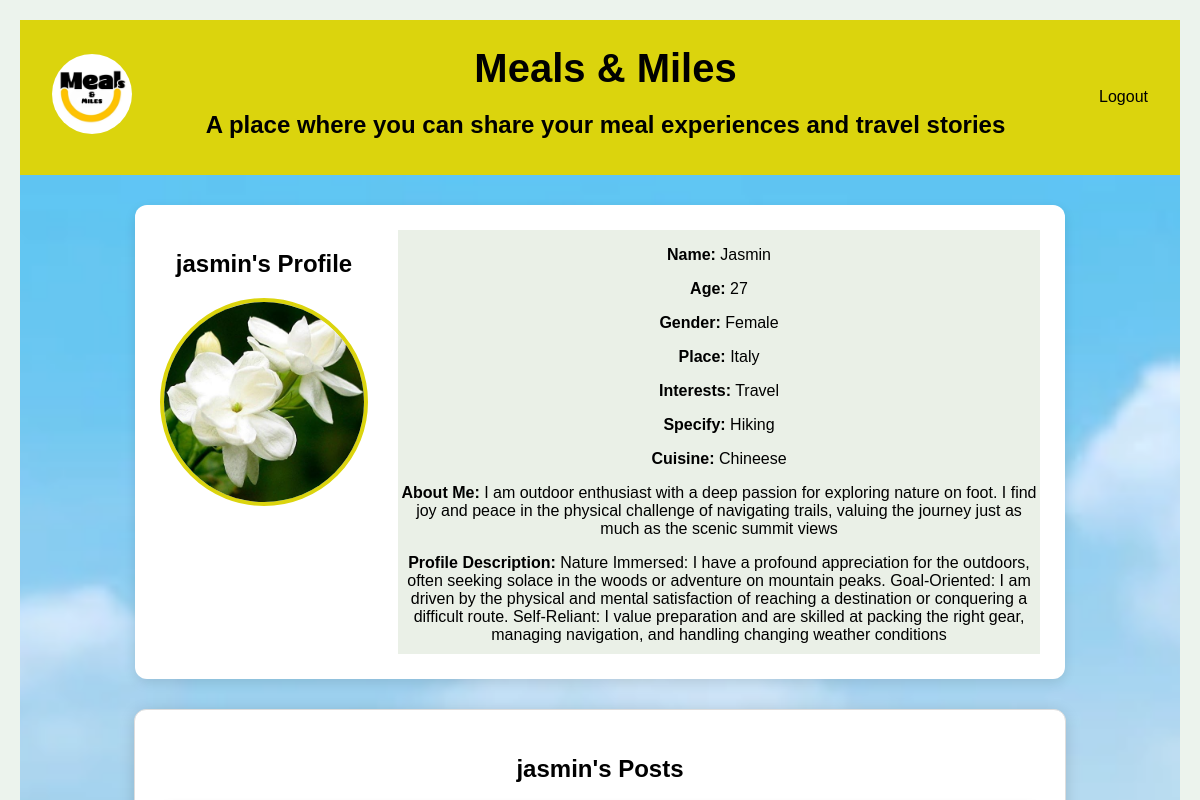
Before: /profile/1 (upper part) with the older database file.
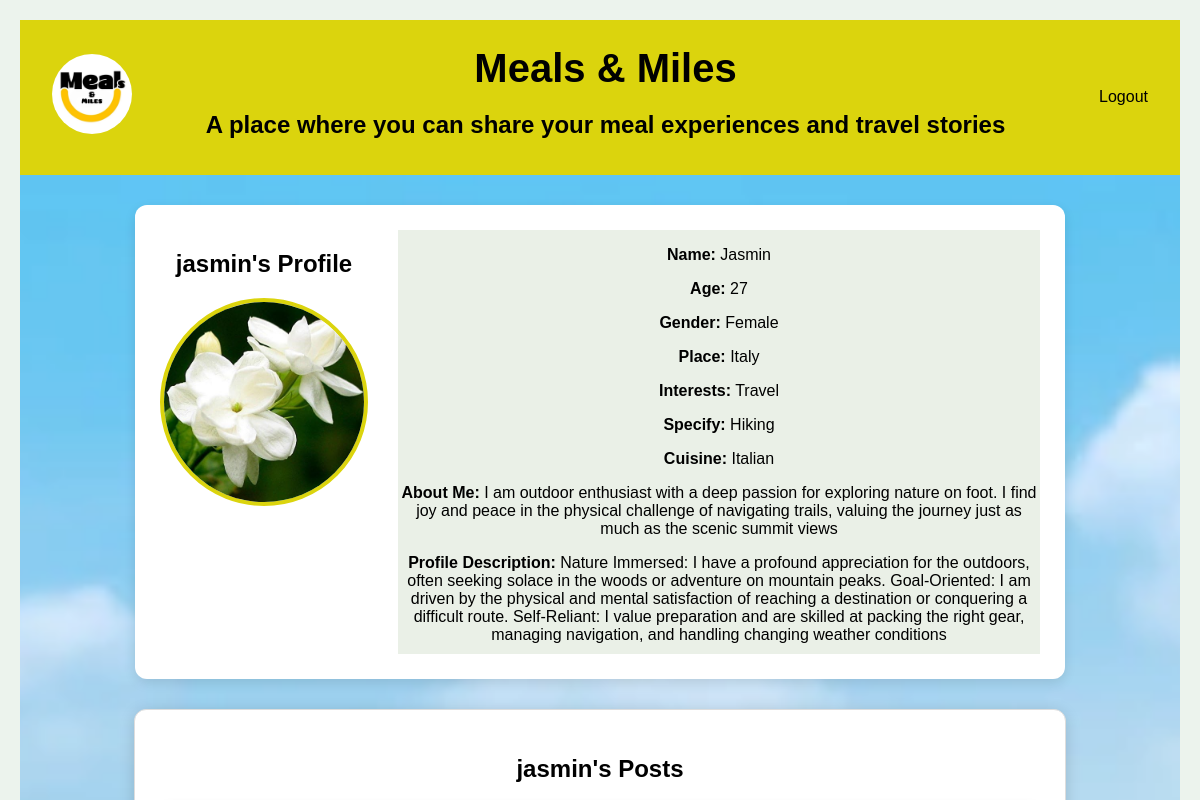
After: the same page with the newer database file.
### Database/models.py (models this page shows)
class User(db.Model, UserMixin):
    id = db.Column(db.Integer, primary_key=True)
    posts = db.relationship('Post', backref='author', lazy=True , cascade="all, delete-orphan")
    comments = db.relationship('Comment', backref='user', lazy=True, cascade="all, delete-orphan")
    likes = db.relationship('Like', backref='user', lazy=True, cascade="all, delete-orphan")
    username = db.Column( db.String(150),unique=True, nullable=False)
    email = db.Column(db.String(150), unique=True, nullable=False)
    password = db.Column( db.String(255), nullable=False )
    profile_pic = db.Column(db.String(255),
        default='images/Default-Profile-Picture.png')
    name = db.Column(db.String(100))
    age = db.Column(db.Integer)
    gender = db.Column(db.String(20))
    place = db.Column(db.String(100))
    interests = db.Column(db.String(300))
    specify = db.Column(db.String(300))
    cuisine = db.Column(db.String(100))
    favourite_place = db.Column(db.String(150))
    about_me = db.Column(db.Text)
    profile_description = db.Column(db.Text)

### Database/views.py (the view)
@views.route('/profile/<int:user_id>')
def profile(user_id):
    user = User.query.get_or_404(user_id)
    return render_template(
        'profile.html',
        user=user
    )

### Database/templates/profile.html (shortened to what this page needs)
<!DOCTYPE html>
<html lang="en">
<head>
    <link rel="stylesheet" href="{{ url_for('static', filename='css/account.css') }}">
    <link rel="stylesheet" href="https://cdnjs.cloudflare.com/ajax/libs/font-awesome/6.5.1/css/all.min.css">
</head>
<body>
    <nav class="navbar">
        <div class="nav-left">
            <img src="{{ url_for('static', filename='images/logo.png') }}" alt="LOGO" class="logo">
        </div>
        <div class="nav-center">
            <h1 class="main-heading">Meals & Miles</h1>
            <h2>A place where you can share your meal experiences and travel stories</h2>
        </div>
        <div class="nav-right" id="navRight">
            <a href="{{ url_for('views.logout') }}">Logout</a>
        </div>
    </nav>
    <section class="main">
        <div class="profile-page">
            <div class="profile-container">
                <div class="profile-left">
                    <h2>{{ user.username }}'s Profile</h2>
                    <img src="{{ url_for('static', filename=user.profile_pic) }}" class="profile-pic" id="profilePic">
                    <br><br>
                    <br>
                </div>
                <div class="profile-right">
                    {% if user.name %}
                    <p><strong>Name:</strong> {{ user.name }}</p>
                    {% endif %}
                    {% if user.age %}
                    <p><strong>Age:</strong> {{ user.age }}</p>
                    {% endif %}
                    {% if user.gender %}
                    <p><strong>Gender:</strong> {{ user.gender }}</p>
                    {% endif %}
                    {% if user.place %}
                    <p><strong>Place:</strong> {{ user.place }}</p>
                    {% endif %}
                    {% if user.interests %}
                    <p><strong>Interests:</strong> {{ user.interests }}</p>
                    {% endif %}
                    {% if user.specify %}
                    <p><strong>Specify:</strong> {{ user.specify }}</p>
                    {% endif %}
                    {% if user.cuisine %}
                    <p><strong>Cuisine:</strong> {{ user.cuisine }}</p>
                    {% endif %}
                    {% if user.about_me %}
                    <p><strong>About Me:</strong> {{ user.about_me }}</p>
                    {% endif %}
                    {% if user.profile_description %}
                    <p><strong>Profile Description:</strong> {{ user.profile_description }}</p>
                    {% endif %}
                </div>
            </div>
            <section class="posts-section" id="postsSection">
                <h2>{{ user.username }}'s Posts</h2>
            </section>
        </div>
    </section>
</body>
</html>

### Database/static/css/account.css (style rules this page uses)
body { margin: 0; box-sizing: border-box; background-color: rgb(236, 243, 237); color: black; font-family: 'Arial', sans-serif; text-align: center; padding: 20px; }
.navbar { display: flex; justify-content: space-between; align-items: center; background-color: #dbd40d; padding: 1rem 2rem; }
.nav-left { color: #000000; font-size: 1.5rem; background-size: contain; background-repeat: no-repeat; }
.logo { width: 80px; height: 80px; border-radius: 50%; object-fit: cover; }
.nav-center { position: static; color: rgb(0, 0, 0); transform: none; width: 100%; margin-top: 10px; }
.nav-center .main-heading { font-size: 2.5rem; font-family: 'verdana', sans-serif; margin: 0; }
.nav-right { display: flex; gap: 20px; color: #000000; }
.nav-right a { color: #000000; text-decoration: none; font-size: 1rem; }
.main { padding: 30px; background-image: url('/static/images/background2.jpeg'); background-size: cover; background-position: center; min-height: 70vh; }
.profile-container { max-width: 80%; margin: auto; background: white; display: flex; align-items: flex-start; gap: 30px; padding: 25px; border-radius: 12px; box-shadow: 0 4px 12px rgba(0, 0, 0, 0.1); }
.profile-left { text-align: center; gap: 15px; }
.profile-pic { width: 200px; height: 200px; border-radius: 50%; object-fit: cover; cursor: pointer; border: 4px solid #dbd40d; }
.profile-right { flex: 1; background-color: rgb(234, 240, 231); }
.profile-right p { margin-bottom: 10px; font-size: 1rem; }
.posts-section { max-width: 80%; margin: 20px auto; background: rgb(255, 255, 255); padding: 25px; border-radius: 12px; box-shadow: 0 3px 15px rgba(0, 0, 0, .15); border: 1px solid #ddd; }
.profile-page .posts-section { margin-top: 30px; width: 100%; clear: both; }

Changed rows visible on the page:
changed User "jasmin": cuisine "Chineese" → "Italian"
